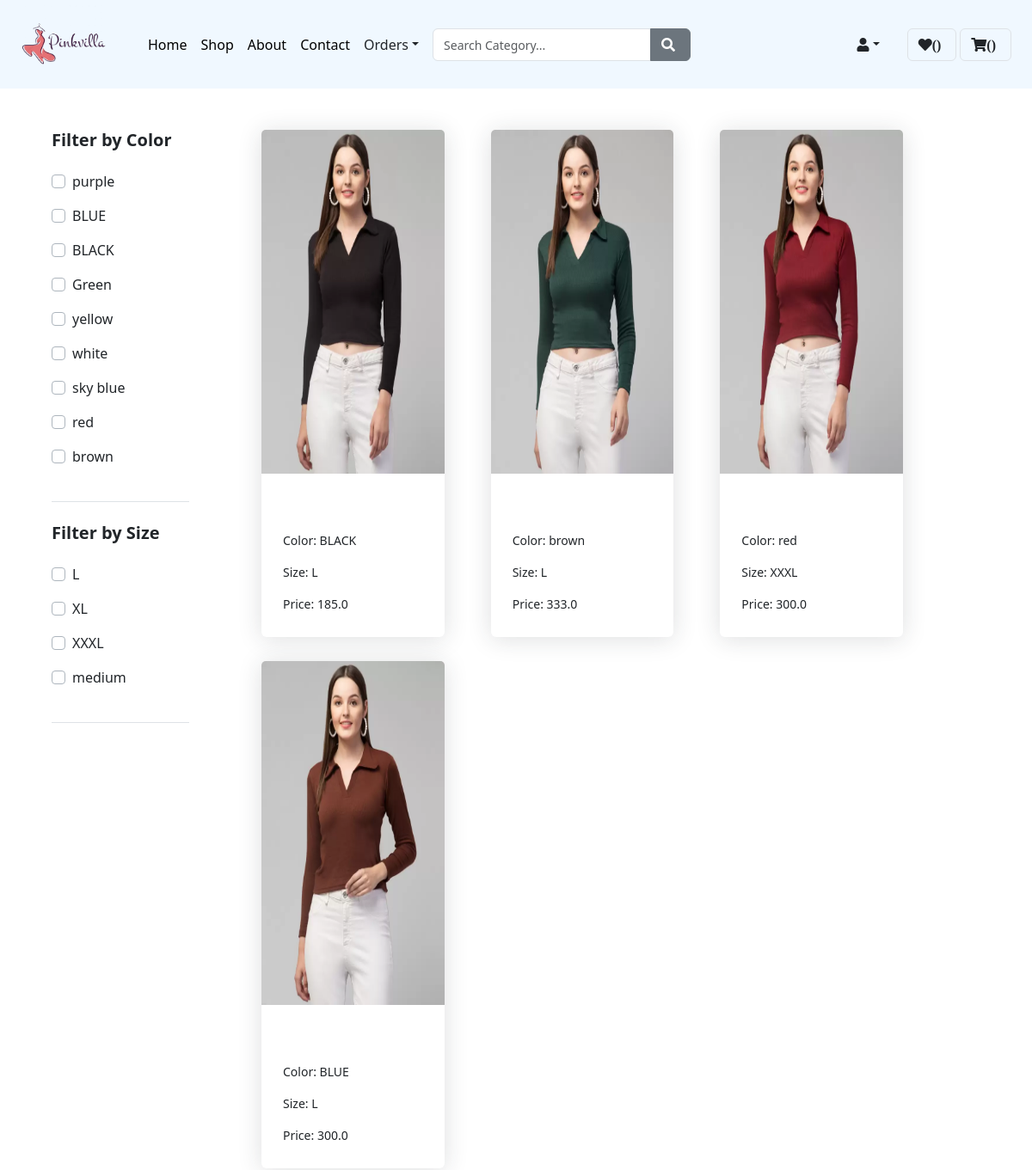
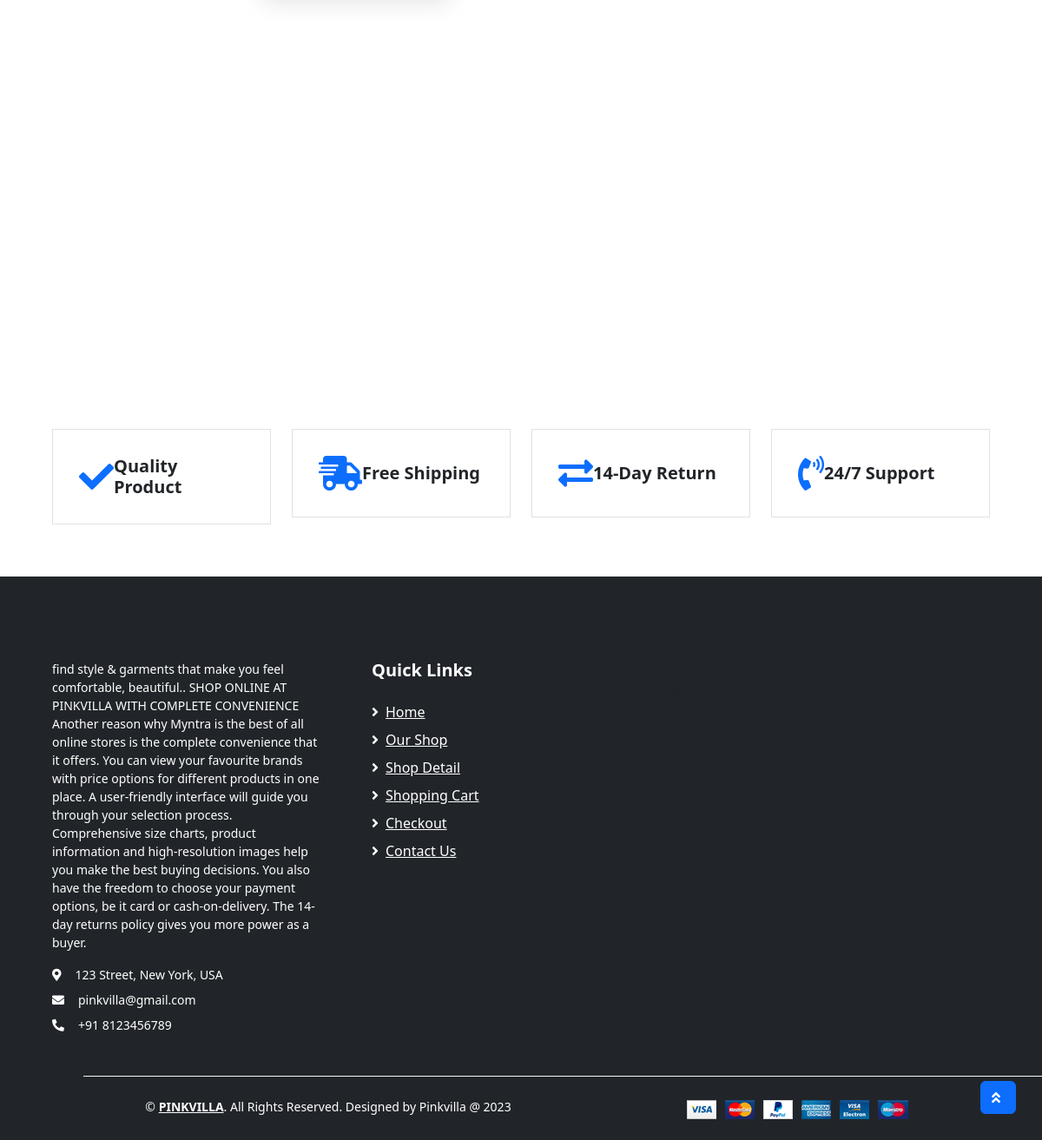
Screenshot of /product/29/ with the database file from the repository (2 pictures, top to bottom).
### app1/models.py (models this page shows, shortened)
class Color(models.Model):
    color = models.CharField(max_length=50)

class Size(models.Model):
    size = models.CharField(max_length=20)

class Variant(models.Model):
    id = models.AutoField(primary_key=True)
    variant = models.CharField(max_length=100,blank= True,null= True)
    Product = models.ForeignKey(Product,on_delete=models.CASCADE)
    Color = models.ForeignKey(Color,on_delete=models.CASCADE)
    Size = models.ForeignKey(Size,on_delete=models.CASCADE)
    quantity = models.IntegerField(default=1)
    price = models.FloatField(default=0)
    offer = models.ForeignKey(Offer, on_delete=models.SET_NULL, blank=True, null=True)
    image1 = models.ImageField(blank=True, upload_to='images/')
    image2 = models.ImageField(blank=True, upload_to='images/')
    image3 = models.ImageField(blank=True, upload_to='images/')
    image4 = models.ImageField(blank=True, upload_to='images/')

### app1/views.py (the view, shortened to what this page needs)
# urls.py: path('product/<int:product_id>/', views.product_detail, name='product_detail'),
def product_detail(request, product_id):
    product = Product.objects.get(id=product_id)
    colobj = Color.objects.all()
    sizeobj = Size.objects.all()
    variants = Variant.objects.filter(Product=product)
    sizes = Variant.objects.filter(Product=product).values_list('Size__size', flat=True).distinct()
    colors = Variant.objects.filter(Product=product).values_list('Color__color', flat=True).distinct()
    if product.offer:
        for variant in variants:
            if product.offer.offer_type == 'percentage':
                discounted_price = variant.price - (variant.price * product.offer.discount / 100)
            elif product.offer.offer_type == 'fixed_amount':
                discounted_price = variant.price - product.offer.discount
            variant.discounted_price = max(discounted_price, 0)
    else:
        for variant in variants:
            variant.discounted_price = variant.price
    context = {
        'product': product,
        'sizes': sizes,
        'colors': colors,
        'variants': variants,
        'colobj': colobj,
        'sizeobj': sizeobj,
    }
    return render(request, 'product_detail.html', context)

### app1/templates/product_detail.html (shortened to what this page needs)
{% extends 'user_product.html' %}
{% load static %}
{% block main-content %}
<div class="container-fluid pt-5">
      <div class="row px-xl-5">
      <div class="col-lg-2 col-md-12">
      <div class="border-bottom mb-4 pb-4">
        <h5 class="font-weight-semi-bold mb-4">Filter by Color</h5>
        <form method="post">
          {% for c in colobj %}
          <div class="custom-control custom-checkbox d-flex align-items-center justify-content-between mb-3">
            <label class="custom-control-label" for="color-{{ c.id }}">{{ c.color }}</label>
          </div>
          {% endfor %}
        </form>
      </div>
      <div class="border-bottom mb-4 pb-4">
        <h5 class="font-weight-semi-bold mb-4">Filter by Size</h5>
        <form method="post">
          {% for s in sizeobj %}
          <div class="custom-control custom-checkbox d-flex align-items-center justify-content-between mb-3">
            <label class="custom-control-label" for="brand-{{ s.id }}">{{ s.size }}</label>
          </div>
          {% endfor %}
        </form>
      </div>
    </div>
    <div class="col-md-10">
      <div class="row px-xl-5 pb-5">
      <div class="card-deck">
        {% for variant in variants %}
        <div class="col-lg-4 col-md-6 col-sm-12 pb-1">
          <div class="card product-item border-0 mb-4">
            <a href="{% url 'variant_detail' product_id=product.id variant_id=variant.id %}">
              <img src="{{ variant.image1.url }}" alt="" class="card-img-top" style="height: 400px">
            </a>
            <div class="card-body">
              <p class="card-title">{{ variant.variant }}</p>
              <p class="card-text">Color: {{ variant.Color.color }}</p>
              <p class="card-text">Size: {{ variant.Size.size }}</p>
              <p class="card-text">Price: {{ variant.price }}</p>
            </div>
          </div>
        </div>
        {% endfor %}
      </div>
    </div>
  </div>
  </div>
</div>
{% endblock main-content %}

### rows the page displays
Color: color "purple"
Color: color "BLUE"
Color: color "BLACK"
Color: color "Green"
Color: color "yellow"
Color: color "white"
Color: color "sky blue"
Color: color "red"
Color: color "brown"
Size: size "L"
Size: size "XL"
Size: size "XXXL"
Size: size "medium"
Variant: image1 (picture), Color.color "BLACK", Size.size "L", price "185.0"
Variant: image1 (picture), Color.color "brown", Size.size "L", price "333.0"
Variant: image1 (picture), Color.color "red", Size.size "XXXL", price "300.0"
Variant: image1 (picture), Color.color "BLUE", Size.size "L", price "300.0"
